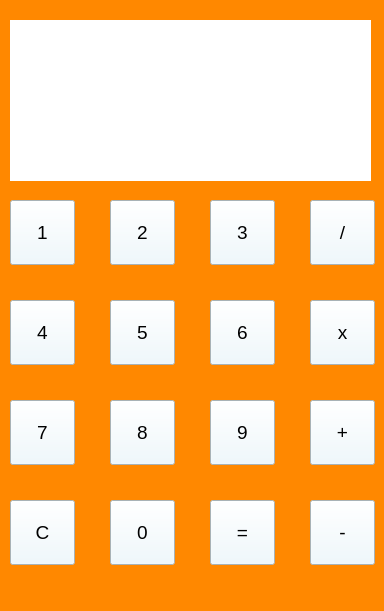
<?xml version="1.0" encoding="UTF-8"?>
<ui version="4.0">
 <class>Calculator</class>
 <widget class="QMainWindow" name="Calculator">
  <property name="geometry">
   <rect>
    <x>0</x>
    <y>0</y>
    <width>384</width>
    <height>611</height>
   </rect>
  </property>
  <property name="windowTitle">
   <string>MainWindow</string>
  </property>
  <property name="styleSheet">
   <string notr="true">background-color: rgb(255, 136, 0);</string>
  </property>
  <widget class="QWidget" name="centralwidget">
   <widget class="QPushButton" name="one_button">
    <property name="geometry">
     <rect>
      <x>10</x>
      <y>200</y>
      <width>65</width>
      <height>65</height>
     </rect>
    </property>
    <property name="font">
     <font>
      <pointsize>14</pointsize>
     </font>
    </property>
    <property name="autoFillBackground">
     <bool>false</bool>
    </property>
    <property name="styleSheet">
     <string notr="true">background-color: rgb(235, 249, 255);</string>
    </property>
    <property name="text">
     <string>1</string>
    </property>
   </widget>
   <widget class="QPushButton" name="two_button">
    <property name="geometry">
     <rect>
      <x>110</x>
      <y>200</y>
      <width>65</width>
      <height>65</height>
     </rect>
    </property>
    <property name="font">
     <font>
      <pointsize>14</pointsize>
     </font>
    </property>
    <property name="autoFillBackground">
     <bool>false</bool>
    </property>
    <property name="styleSheet">
     <string notr="true">background-color: rgb(235, 249, 255);</string>
    </property>
    <property name="text">
     <string>2</string>
    </property>
   </widget>
   <widget class="QPushButton" name="three_button">
    <property name="geometry">
     <rect>
      <x>210</x>
      <y>200</y>
      <width>65</width>
      <height>65</height>
     </rect>
    </property>
    <property name="font">
     <font>
      <pointsize>14</pointsize>
     </font>
    </property>
    <property name="autoFillBackground">
     <bool>false</bool>
    </property>
    <property name="styleSheet">
     <string notr="true">background-color: rgb(235, 249, 255);</string>
    </property>
    <property name="text">
     <string>3</string>
    </property>
   </widget>
   <widget class="QPushButton" name="six_button">
    <property name="geometry">
     <rect>
      <x>210</x>
      <y>300</y>
      <width>65</width>
      <height>65</height>
     </rect>
    </property>
    <property name="font">
     <font>
      <pointsize>14</pointsize>
     </font>
    </property>
    <property name="autoFillBackground">
     <bool>false</bool>
    </property>
    <property name="styleSheet">
     <string notr="true">background-color: rgb(235, 249, 255);</string>
    </property>
    <property name="text">
     <string>6</string>
    </property>
   </widget>
   <widget class="QPushButton" name="five_button">
    <property name="geometry">
     <rect>
      <x>110</x>
      <y>300</y>
      <width>65</width>
      <height>65</height>
     </rect>
    </property>
    <property name="font">
     <font>
      <pointsize>14</pointsize>
     </font>
    </property>
    <property name="autoFillBackground">
     <bool>false</bool>
    </property>
    <property name="styleSheet">
     <string notr="true">background-color: rgb(235, 249, 255);</string>
    </property>
    <property name="text">
     <string>5</string>
    </property>
   </widget>
   <widget class="QPushButton" name="four_button">
    <property name="geometry">
     <rect>
      <x>10</x>
      <y>300</y>
      <width>65</width>
      <height>65</height>
     </rect>
    </property>
    <property name="font">
     <font>
      <pointsize>14</pointsize>
     </font>
    </property>
    <property name="autoFillBackground">
     <bool>false</bool>
    </property>
    <property name="styleSheet">
     <string notr="true">background-color: rgb(235, 249, 255);</string>
    </property>
    <property name="text">
     <string>4</string>
    </property>
   </widget>
   <widget class="QPushButton" name="zero_button">
    <property name="geometry">
     <rect>
      <x>110</x>
      <y>500</y>
      <width>65</width>
      <height>65</height>
     </rect>
    </property>
    <property name="font">
     <font>
      <pointsize>14</pointsize>
     </font>
    </property>
    <property name="autoFillBackground">
     <bool>false</bool>
    </property>
    <property name="styleSheet">
     <string notr="true">background-color: rgb(235, 249, 255);</string>
    </property>
    <property name="text">
     <string>0</string>
    </property>
   </widget>
   <widget class="QPushButton" name="nine_button">
    <property name="geometry">
     <rect>
      <x>210</x>
      <y>400</y>
      <width>65</width>
      <height>65</height>
     </rect>
    </property>
    <property name="font">
     <font>
      <pointsize>14</pointsize>
     </font>
    </property>
    <property name="autoFillBackground">
     <bool>false</bool>
    </property>
    <property name="styleSheet">
     <string notr="true">background-color: rgb(235, 249, 255);</string>
    </property>
    <property name="text">
     <string>9</string>
    </property>
   </widget>
   <widget class="QPushButton" name="eight_button">
    <property name="geometry">
     <rect>
      <x>110</x>
      <y>400</y>
      <width>65</width>
      <height>65</height>
     </rect>
    </property>
    <property name="font">
     <font>
      <pointsize>14</pointsize>
     </font>
    </property>
    <property name="autoFillBackground">
     <bool>false</bool>
    </property>
    <property name="styleSheet">
     <string notr="true">background-color: rgb(235, 249, 255);</string>
    </property>
    <property name="text">
     <string>8</string>
    </property>
   </widget>
   <widget class="QPushButton" name="seven_button">
    <property name="geometry">
     <rect>
      <x>10</x>
      <y>400</y>
      <width>65</width>
      <height>65</height>
     </rect>
    </property>
    <property name="font">
     <font>
      <pointsize>14</pointsize>
     </font>
    </property>
    <property name="autoFillBackground">
     <bool>false</bool>
    </property>
    <property name="styleSheet">
     <string notr="true">background-color: rgb(235, 249, 255);</string>
    </property>
    <property name="text">
     <string>7</string>
    </property>
   </widget>
   <widget class="QPushButton" name="clear_button">
    <property name="geometry">
     <rect>
      <x>10</x>
      <y>500</y>
      <width>65</width>
      <height>65</height>
     </rect>
    </property>
    <property name="font">
     <font>
      <pointsize>14</pointsize>
     </font>
    </property>
    <property name="autoFillBackground">
     <bool>false</bool>
    </property>
    <property name="styleSheet">
     <string notr="true">background-color: rgb(235, 249, 255);</string>
    </property>
    <property name="text">
     <string>C</string>
    </property>
   </widget>
   <widget class="QPushButton" name="equal_button">
    <property name="geometry">
     <rect>
      <x>210</x>
      <y>500</y>
      <width>65</width>
      <height>65</height>
     </rect>
    </property>
    <property name="font">
     <font>
      <pointsize>14</pointsize>
     </font>
    </property>
    <property name="autoFillBackground">
     <bool>false</bool>
    </property>
    <property name="styleSheet">
     <string notr="true">background-color: rgb(235, 249, 255);</string>
    </property>
    <property name="text">
     <string>=</string>
    </property>
   </widget>
   <widget class="QPushButton" name="minus_button">
    <property name="geometry">
     <rect>
      <x>310</x>
      <y>500</y>
      <width>65</width>
      <height>65</height>
     </rect>
    </property>
    <property name="font">
     <font>
      <pointsize>14</pointsize>
     </font>
    </property>
    <property name="autoFillBackground">
     <bool>false</bool>
    </property>
    <property name="styleSheet">
     <string notr="true">background-color: rgb(235, 249, 255);</string>
    </property>
    <property name="text">
     <string>-</string>
    </property>
   </widget>
   <widget class="QPushButton" name="divide_button">
    <property name="geometry">
     <rect>
      <x>310</x>
      <y>200</y>
      <width>65</width>
      <height>65</height>
     </rect>
    </property>
    <property name="font">
     <font>
      <pointsize>14</pointsize>
     </font>
    </property>
    <property name="autoFillBackground">
     <bool>false</bool>
    </property>
    <property name="styleSheet">
     <string notr="true">background-color: rgb(235, 249, 255);</string>
    </property>
    <property name="text">
     <string>/</string>
    </property>
   </widget>
   <widget class="QPushButton" name="multiply_button">
    <property name="geometry">
     <rect>
      <x>310</x>
      <y>300</y>
      <width>65</width>
      <height>65</height>
     </rect>
    </property>
    <property name="font">
     <font>
      <pointsize>14</pointsize>
     </font>
    </property>
    <property name="autoFillBackground">
     <bool>false</bool>
    </property>
    <property name="styleSheet">
     <string notr="true">background-color: rgb(235, 249, 255);</string>
    </property>
    <property name="text">
     <string>x</string>
    </property>
   </widget>
   <widget class="QPushButton" name="plus_button">
    <property name="geometry">
     <rect>
      <x>310</x>
      <y>400</y>
      <width>65</width>
      <height>65</height>
     </rect>
    </property>
    <property name="font">
     <font>
      <pointsize>14</pointsize>
     </font>
    </property>
    <property name="autoFillBackground">
     <bool>false</bool>
    </property>
    <property name="styleSheet">
     <string notr="true">background-color: rgb(235, 249, 255);</string>
    </property>
    <property name="text">
     <string>+</string>
    </property>
   </widget>
   <widget class="QLabel" name="problem">
    <property name="geometry">
     <rect>
      <x>10</x>
      <y>20</y>
      <width>361</width>
      <height>81</height>
     </rect>
    </property>
    <property name="font">
     <font>
      <pointsize>20</pointsize>
     </font>
    </property>
    <property name="layoutDirection">
     <enum>Qt::LeftToRight</enum>
    </property>
    <property name="autoFillBackground">
     <bool>false</bool>
    </property>
    <property name="styleSheet">
     <string notr="true">background-color: rgb(255, 255, 255);</string>
    </property>
    <property name="text">
     <string/>
    </property>
    <property name="textFormat">
     <enum>Qt::AutoText</enum>
    </property>
    <property name="alignment">
     <set>Qt::AlignRight|Qt::AlignTrailing|Qt::AlignVCenter</set>
    </property>
    <property name="wordWrap">
     <bool>false</bool>
    </property>
    <property name="margin">
     <number>25</number>
    </property>
    <property name="indent">
     <number>-10</number>
    </property>
   </widget>
   <widget class="QLabel" name="answer">
    <property name="geometry">
     <rect>
      <x>10</x>
      <y>100</y>
      <width>361</width>
      <height>81</height>
     </rect>
    </property>
    <property name="font">
     <font>
      <pointsize>20</pointsize>
     </font>
    </property>
    <property name="autoFillBackground">
     <bool>false</bool>
    </property>
    <property name="styleSheet">
     <string notr="true">background-color: rgb(255, 255, 255);</string>
    </property>
    <property name="text">
     <string/>
    </property>
    <property name="textFormat">
     <enum>Qt::AutoText</enum>
    </property>
    <property name="alignment">
     <set>Qt::AlignRight|Qt::AlignTrailing|Qt::AlignVCenter</set>
    </property>
    <property name="margin">
     <number>25</number>
    </property>
   </widget>
  </widget>
  <widget class="QMenuBar" name="menubar">
   <property name="geometry">
    <rect>
     <x>0</x>
     <y>0</y>
     <width>384</width>
     <height>21</height>
    </rect>
   </property>
  </widget>
  <widget class="QStatusBar" name="statusbar"/>
 </widget>
 <resources/>
 <connections/>
</ui>
